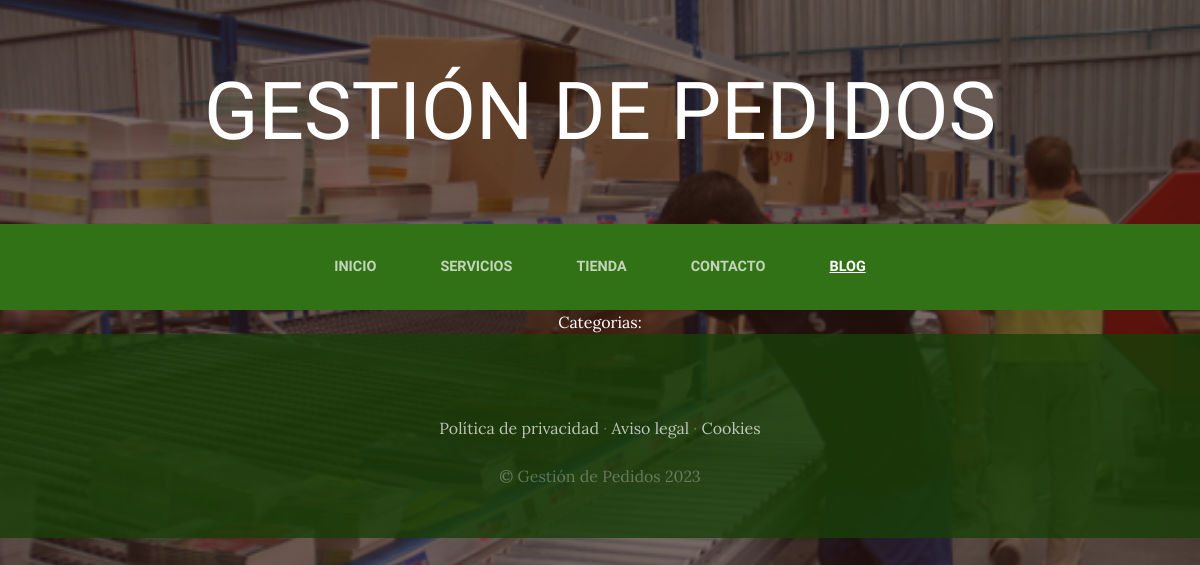
Before: /blog/ with the older database file.
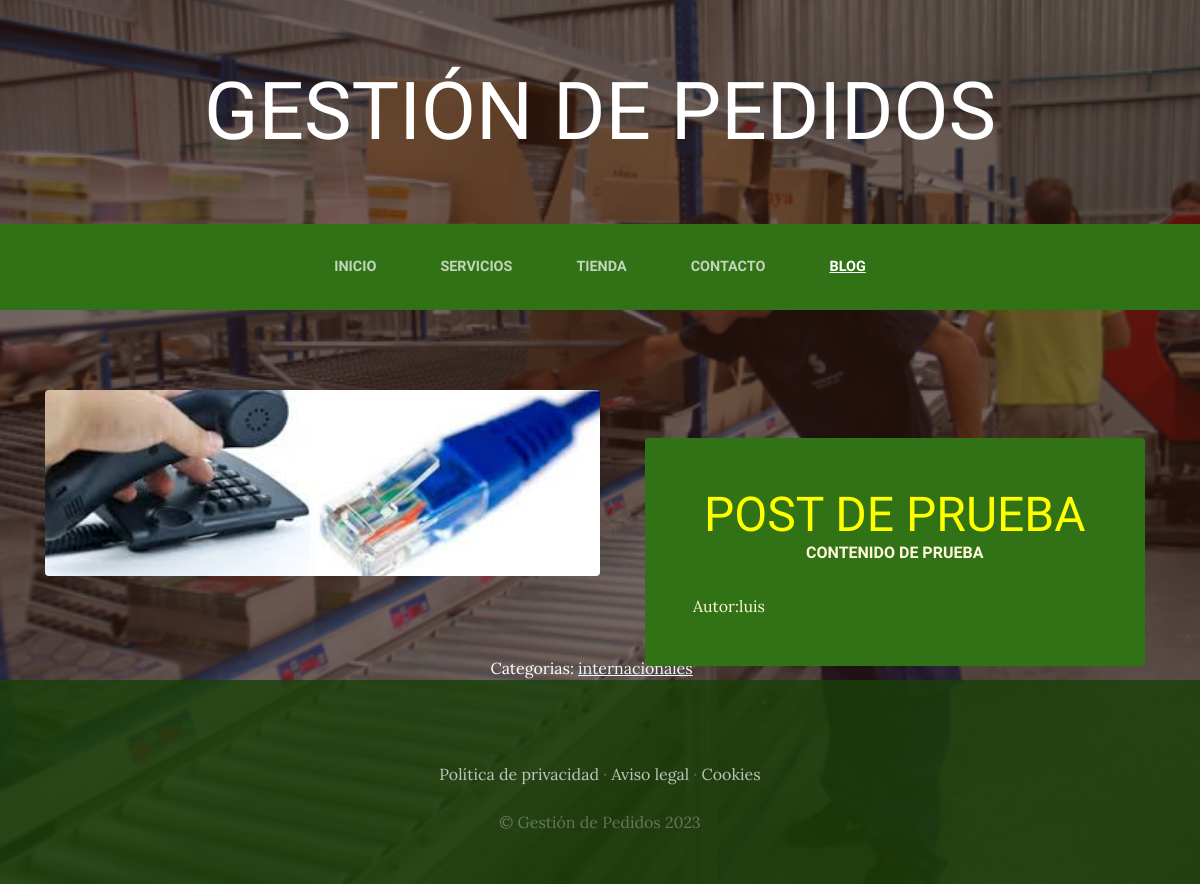
After: the same page with the newer database file.
### blog/models.py (models this page shows, shortened)
class Post(models.Model):
    titulo=models.CharField(max_length=50)
    contenido=models.CharField(max_length=50)
    imagen=models.ImageField(upload_to='blog', null=True, blank=True)
    autor=models.ForeignKey(User, on_delete=models.CASCADE) #si un usuario se va se eliminan sus posts
    categorias=models.ManyToManyField(Categoria)
    created=models.DateTimeField(auto_now_add=True)
    updated=models.DateTimeField(auto_now_add=True)
    class Meta:
        verbose_name='post'
        verbose_name_plural='posts'

class Categoria(models.Model):
    nombre=models.CharField(max_length=50)
    created=models.DateTimeField(auto_now_add=True)
    updated=models.DateTimeField(auto_now_add=True)
    class Meta:
        verbose_name='categoria'
        verbose_name_plural='categorias'

### blog/views.py (the view)
# urls.py: 2. Add a URL to urlpatterns:  path('blog/', include('blog.urls'))
def blog(req):
    posts = Post.objects.all()
    return render(req, "blog/blog.html", {"posts": posts})

### blog/templates/blog/blog.html
{% extends 'ProyectoWebApp/base.html' %}
{% load static %}
{% block content %}
    {% for post in posts %}
        <section class="page-section clearfix">
            <div class="container">
            <div class="intro">
                <img class="intro-img img-fluid mb-3 mb-lg-0 rounded" src="{{post.imagen.url}}" alt="" style="width: 50%;">
                <div class="intro-text left-0 text-center bg-faded p-5 rounded" >
                <h2 class="section-heading mb-4" >
                    <span class="section-heading-lower" style="color: yellow">{{post.titulo}}</span>
                    <span class="section-heading-upper">{{post.contenido}}</span>
                </h2>
                <div style="text-align: left; font-size 0.8em;">
                    Autor:{{post.autor}}
                </div>
                </div>
            </div>
            </div>
        </section>
    {% endfor %}
    <section>
        <div style="width: 75%; margin: auto; text-align:center; color: white;">
            Categorias:
            {% for post in posts %}
                {% for categoria in post.categorias.all %}
                    <a href="{% url 'categoria' categoria.id %}" class="linksCategorias" >{{categoria.nombre}}</a> &nbsp; &nbsp;
                {% endfor %}
            {% endfor %}
        </div>
    </section>
{% endblock %}

### ProyectoWebApp/templates/ProyectoWebApp/base.html (shortened to what this page needs)
<html>
<head>
    {% load static %}
    <link href="{% static 'ProyectoWebApp/vendor/bootstrap/css/bootstrap.min.css' %}" rel="stylesheet">
    <link href="{% static 'ProyectoWebApp/css/gestion.css' %}" rel="stylesheet">
</head>
<body>
    <h1 class="site-heading text-center text-white d-none d-lg-block">
        <span class="site-heading-lower">Gestión de Pedidos</span>
      </h1>
 <nav class="navbar navbar-expand-lg navbar-dark py-lg-4" id="mainNav">
    <div class="container">
      <div class="collapse navbar-collapse" id="navbarResponsive">
        <ul class="navbar-nav mx-auto">
          <li class="nav-item {% if request.path == '/' %} active {% endif %} px-lg-4">
            <a class="nav-link text-uppercase text-expanded" href="{% url 'Home' %}">Inicio</a>
          </li>
          <li class="nav-item {% if request.path == '/servicios/' %} active {% endif %} px-lg-4">
            <a class="nav-link text-uppercase text-expanded" href="{% url 'Servicios' %}">Servicios</a>
          </li>
          <li class="nav-item {% if request.path == '/tienda/' %} active {% endif %} px-lg-4">
            <a class="nav-link text-uppercase text-expanded" href="{% url 'Tienda' %}">Tienda</a>
          </li>
          <li class="nav-item {% if request.path == '/contacto/' %} active {% endif %} px-lg-4">
            <a class="nav-link text-uppercase text-expanded" href="{% url 'Contacto' %}">Contacto</a>
          </li>
          <li class="nav-item {% if request.path|slice:':6' == '/blog/' %} active {% endif %} px-lg-4">
            <a class="nav-link text-uppercase text-expanded" href="{% url 'Blog' %}">Blog</a>
          </li>
        </ul>
      </div>
    </div>
  </nav>
  {% block content %}
  {% endblock %}
    <footer class="footer text-faded text-center py-5">
      <div class="container">
        <p class="m-0 mbt">
        	<a href="sample.html" class="link">Política de privacidad</a> ·
        	<a href="sample.html" class="link">Aviso legal</a> ·
        	<a href="sample.html" class="link">Cookies</a>
		</p>
        <p class="m-0 mbt1">&copy; Gestión de Pedidos 2023</p>
      </div>
	</footer>
</body>
</html>

### ProyectoWebApp/static/ProyectoWebApp/css/gestion.css (style rules this page uses)
body { font-family: 'Lora'; background: linear-gradient(rgba(47, 23, 15, 0.65), rgba(47, 23, 15, 0.65)), url("../img/bg_main.jpg"); background-attachment: fixed; background-position: center; background-size: cover; }
h1, h2, h3, h4, h5, h6 { font-family: 'Raleway'; }
p { line-height: 1.75; }
.text-faded { color: rgba(255, 255, 255, 0.3); }
.site-heading { margin-top: 5rem; margin-bottom: 5rem; text-transform: uppercase; line-height: 1; font-family: 'Raleway'; }
.site-heading .site-heading-lower { font-size: 5rem; font-weight: 100; line-height: 4rem; }
.page-section { margin-top: 5rem; margin-bottom: 5rem; }
.section-heading { text-transform: uppercase; }
.section-heading .section-heading-upper { display: block; font-size: 1rem; font-weight: 800; padding-bottom:.5rem; }
.section-heading .section-heading-lower { display: block; font-size: 3rem; font-weight: 100; }
.bg-faded { background-color: rgba(255, 255, 255, 0.85); }
#mainNav { background-color: rgb(50, 114, 23); font-family: 'Raleway'; }
#mainNav .navbar-nav .nav-item .nav-link { color: rgba(255, 255, 255, 0.7); font-weight: 800; }
#mainNav .navbar-nav .nav-item.active .nav-link { color: #ffffff; text-decoration: underline; }
@media (min-width: 992px) { #mainNav .navbar-nav .nav-item .nav-link { font-size: 0.9rem; } }
.intro { position: relative; }
@media (min-width: 992px) { .intro .intro-img { width: 75%; float: left; } }
@media (min-width: 992px) { .intro .intro-text { left: 600; width: 60%; margin-top: 3rem; background-color: rgb(50, 114, 23); color: cornsilk; position: absolute; } }
@media (min-width: 1200px) { .intro .intro-text { width: 45%; } }
.footer { background-color: rgba(24, 64, 8, 0.8); }
.mbt { padding-top: 2rem; }
.mbt1 { padding-top: 1.25rem; }
a.link { color: rgba(255, 255, 255, 0.7); }
.linksCategorias { color:aliceblue; text-decoration: underline; }

Changed rows visible on the page:
added Post: imagen (picture), titulo "POST DE PRUEBA", contenido "CONTENIDO DE PRUEBA", autor "luis"
added Categoria: nombre "internacionales"
